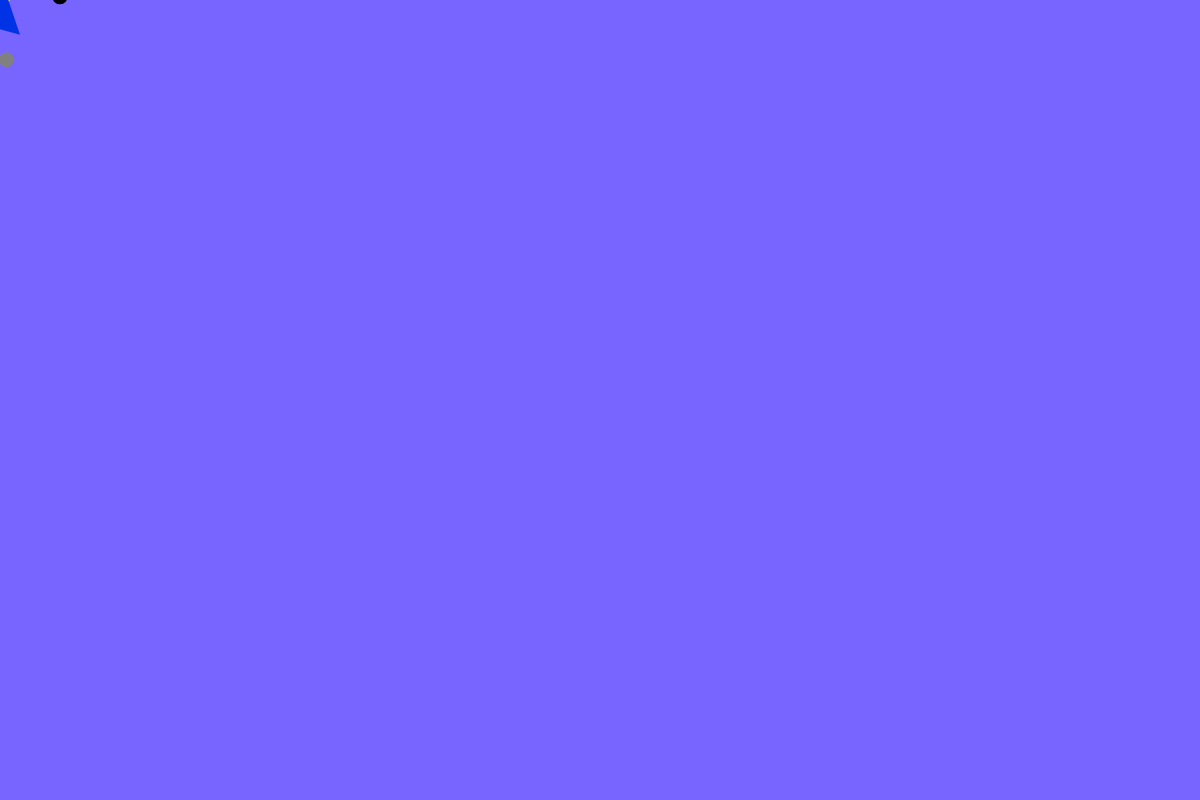
Frame 1 (no input)
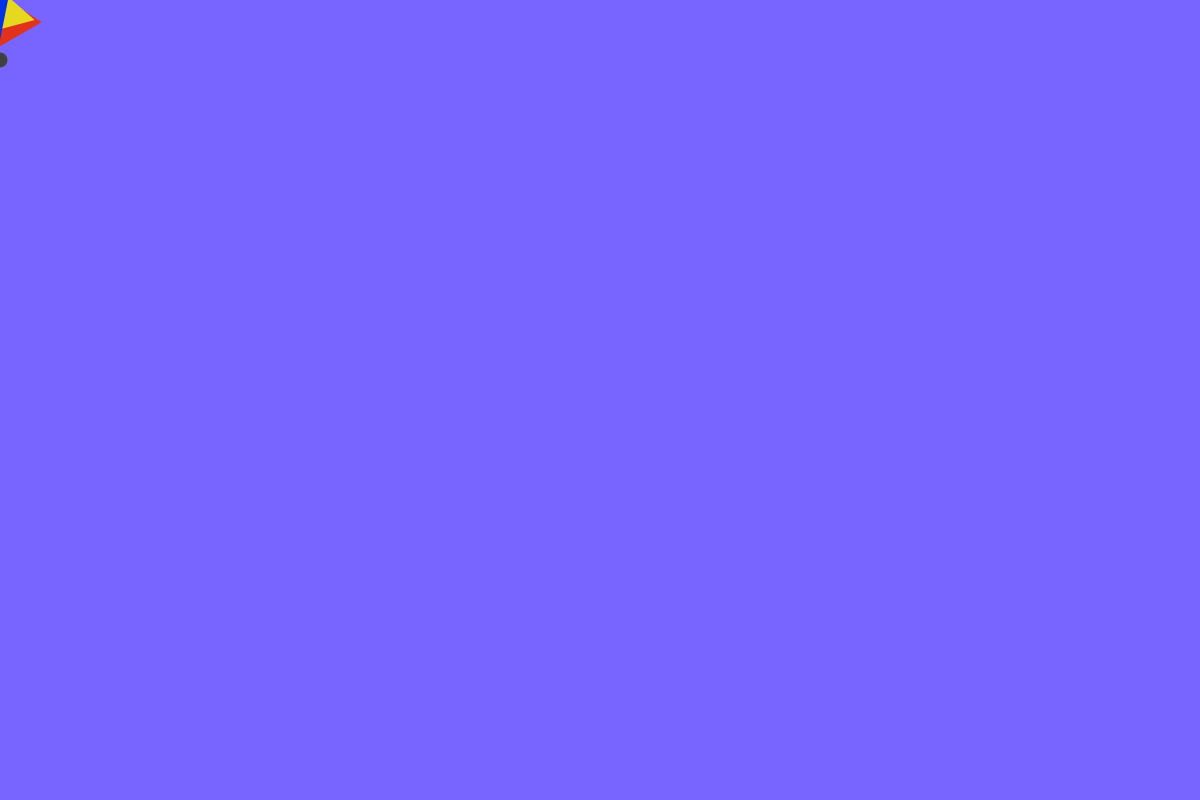
Frame 60 (no input)
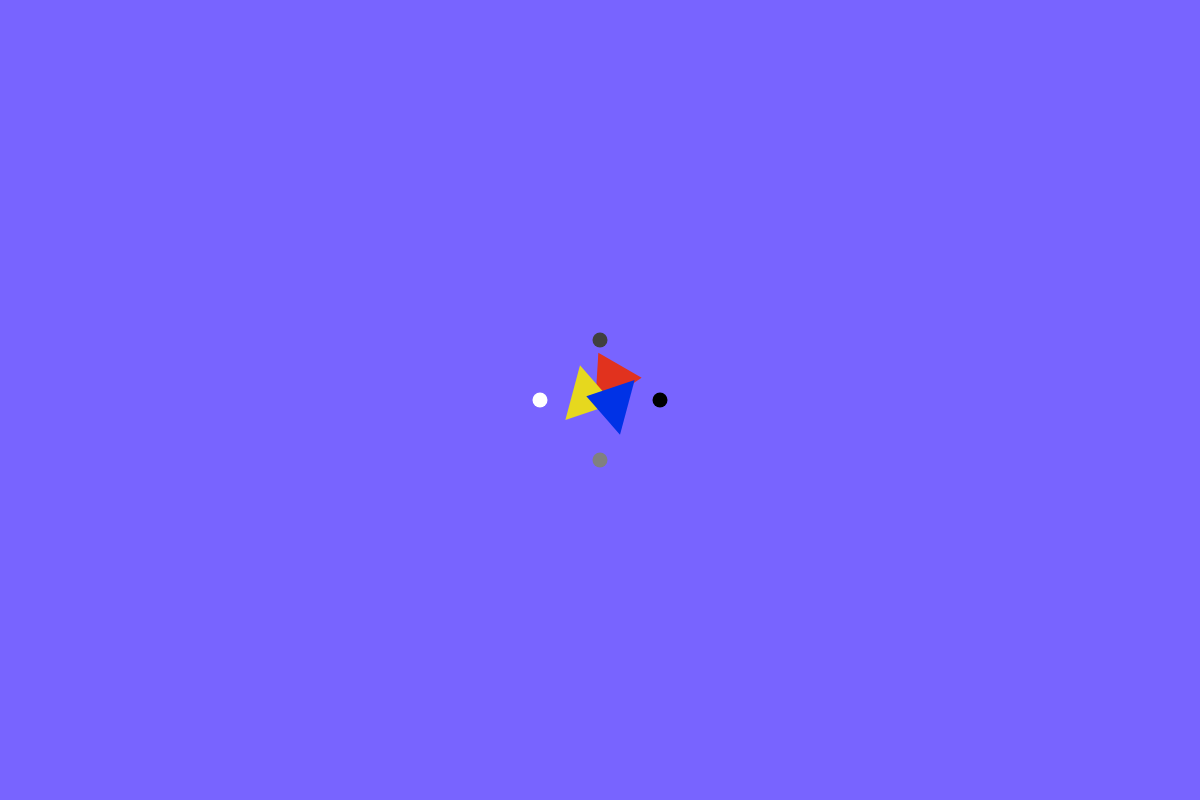
Frame 120 (the mouse pressed at the canvas centre since frame 60)

The p5.js sketch that drew these frames (run headless with seeded random() and noise() and a simulated clock; from frame 60 on, the mouse is pressed at the canvas centre):

// p5.js sketch
// ── sketch.js
function setup() {
  createCanvas(windowWidth, 800);
}

let t1Angle = 0;
let t2Angle = 0;
let t3Angle = 0;
let t1RotationRate = 0;
let t2RotationRate = 0;
let t3RotationRate = 0;
let cAngle = 0

function draw() {
  //erase every frame
  background( 'rgb(120, 100, 255)' );
  // turn off cursor
  noCursor();

  //Update values
  //base triangle 1 and 2 rotation on mouseX position
  t1RotationRate = (mouseX * 0.1) - 20;
  t2RotationRate = (mouseX * 0.1) - 40;
  //base triangle 3 rotation on mouseY position
  t3RotationRate = (mouseY * 0.1) - 30;
  //update all triangle angles
  t1Angle = t1Angle + t1RotationRate;
  t2Angle = t2Angle + t2RotationRate;
  t3Angle = t3Angle + t3RotationRate;
  //set constant circle rotation
  cAngle = cAngle - 3

  //shapes sandbox
  push();

  //make the shapes follow the mouse
  translate( mouseX, mouseY);

  //Triangle 1
  push();

  rotate( radians(t1Angle) );
  noStroke();
  fill( 'rgb(225, 50, 30)' );
  triangle(10, 0, -40, -25, -40, 25);

  pop();

  //Triangle 2
  push();

  rotate( radians(t2Angle) );
  noStroke();
  fill( 'rgb(230, 216, 30)' );
  triangle(-10, 10, 0, -40, 40, 0);

  pop();

    //Triangle 3
    push();

    rotate( radians(t3Angle) );
    noStroke();
    fill( 'rgb(0, 50, 230)' );
    triangle(10, -10, 0, 40, -40, 0);

    pop();

    //Cirlces
    push();

    rotate(radians(cAngle));
    noStroke();
    fill(0);
    ellipse(60, 0, 15);

    rotate(radians(cAngle));
    noStroke();
    fill(128);
    ellipse(0, 60, 15);

    rotate(radians(cAngle));
    noStroke();
    fill(64);
    ellipse(0, -60, 15);

    rotate(radians(cAngle));
    noStroke();
    fill(255);
    ellipse(-60, 0, 15);

    pop();

}
